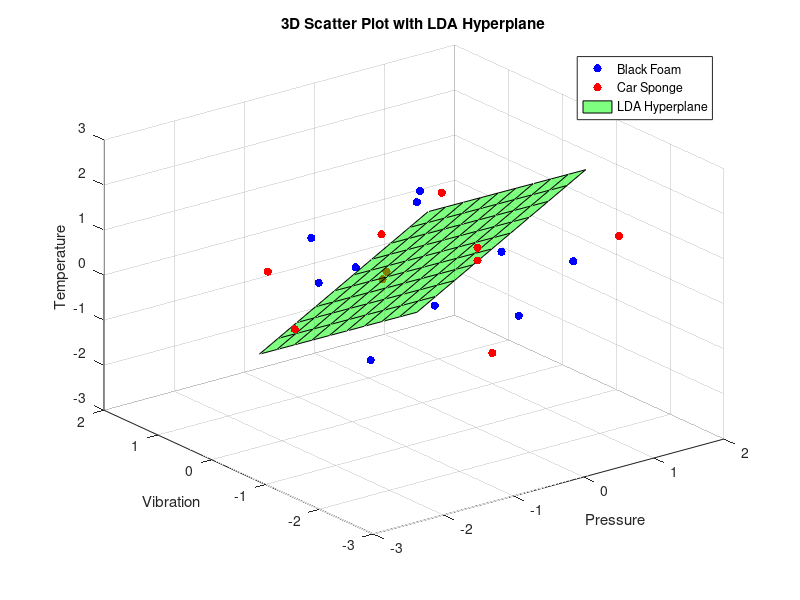
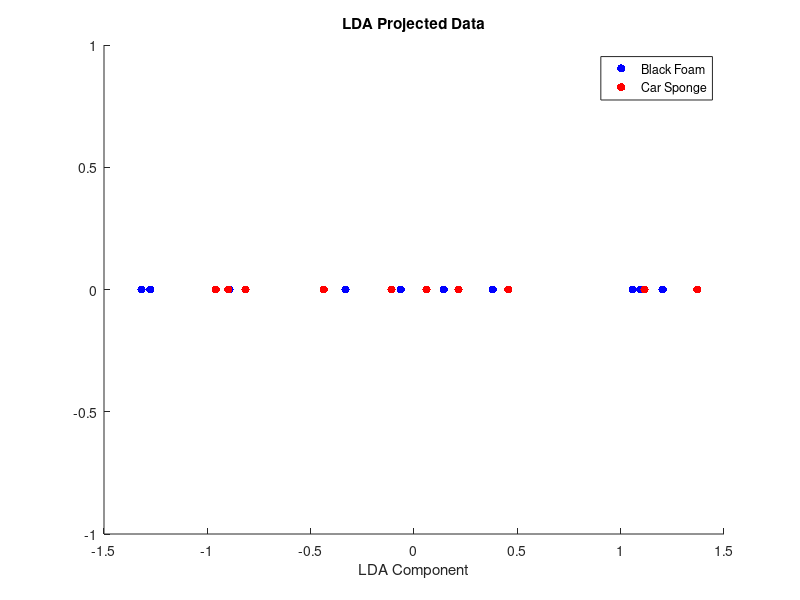

MATLAB code for these plots, in order:
%3D and 1D projection

% Load the data from the .mat file
data = load('Lab1/F0_PVT.mat');

pressure = data.Pressure;
temperature = data.Temperature;
vibration = data.Vibration;

% Initialize matrices with three columns for Pressure, Vibration, and Temperature
X_black_foam = zeros(size(pressure, 2), 3);
X_car_sponge = zeros(size(pressure, 2), 3);

% Extract data for black foam and car sponge
for i = 1 : size(pressure, 2)
    X_black_foam(i, 1) = pressure(2, i); % Pressure
    X_black_foam(i, 2) = vibration(2, i); % Vibration
    X_black_foam(i, 3) = temperature(2, i); % Temperature

    X_car_sponge(i, 1) = pressure(3, i); % Pressure
    X_car_sponge(i, 2) = vibration(3, i); % Vibration
    X_car_sponge(i, 3) = temperature(3, i); % Temperature
end


% Standardization
X_black_foam = (X_black_foam - mean(X_black_foam)) ./ std(X_black_foam);
X_car_sponge = (X_car_sponge - mean(X_car_sponge)) ./ std(X_car_sponge);


% Calculate Means
mean_black_foam = mean(X_black_foam);
mean_car_sponge = mean(X_car_sponge);
overall_mean = mean([X_black_foam; X_car_sponge]);

% Initialize the within-class scatter matrix
S_W = zeros(3, 3);

% Add scatter for each class
for i = 1:size(X_black_foam, 1)
    S_W = S_W + (X_black_foam(i,:) - mean_black_foam)' * (X_black_foam(i,:) - mean_black_foam);
end
for i = 1:size(X_car_sponge, 1)
    S_W = S_W + (X_car_sponge(i,:) - mean_car_sponge)' * (X_car_sponge(i,:) - mean_car_sponge);
end

% Between-class scatter matrix
S_B = (mean_black_foam - overall_mean)' * (mean_black_foam - overall_mean) + ...
      (mean_car_sponge - overall_mean)' * (mean_car_sponge - overall_mean);

% Solve the generalized eigenvalue problem
[eigenvectors, eigenvalues] = eig(inv(S_W) * S_B);

% Extract the diagonal of eigenvalues matrix
eigenvalues = diag(eigenvalues);

% Sort the eigenvalues and corresponding eigenvectors in descending order
[~, sorted_indices] = sort(eigenvalues, 'descend');
eigenvectors = eigenvectors(:, sorted_indices);
disp(eigenvalues)

% Select the top eigenvectors
W = eigenvectors(:, 1);

% Project the data
Y_black_foam = X_black_foam * W;
Y_car_sponge = X_car_sponge * W;
% 3D Scatter Plot
figure;
scatter3(X_black_foam(:, 1), X_black_foam(:, 2), X_black_foam(:, 3), 'b', 'filled');
hold on;
scatter3(X_car_sponge(:, 1), X_car_sponge(:, 2), X_car_sponge(:, 3), 'r', 'filled');
% Add hyperplane (for simplicity, using the first LD)
% Define a grid for the hyperplane
[xGrid, yGrid] = meshgrid(linspace(min(X_black_foam(:,1)), max(X_black_foam(:,1)), 10), ...
                          linspace(min(X_black_foam(:,2)), max(X_black_foam(:,2)), 10));
% Calculate z values on the grid
zGrid = -(W(1)/W(3) * xGrid + W(2)/W(3) * yGrid);
surf(xGrid, yGrid, zGrid, 'FaceColor', 'green', 'FaceAlpha', 0.5);
title('3D Scatter Plot with LDA Hyperplane');
xlabel('Pressure');
ylabel('Vibration');
zlabel('Temperature');
legend('Black Foam', 'Car Sponge', 'LDA Hyperplane');
grid on;
hold off;

figure;
scatter(Y_black_foam, zeros(size(Y_black_foam)), 'b', 'filled');
hold on;
scatter(Y_car_sponge, zeros(size(Y_car_sponge)), 'r', 'filled');
legend('Black Foam', 'Car Sponge');
title('LDA Projected Data');
xlabel('LDA Component');
hold off;
